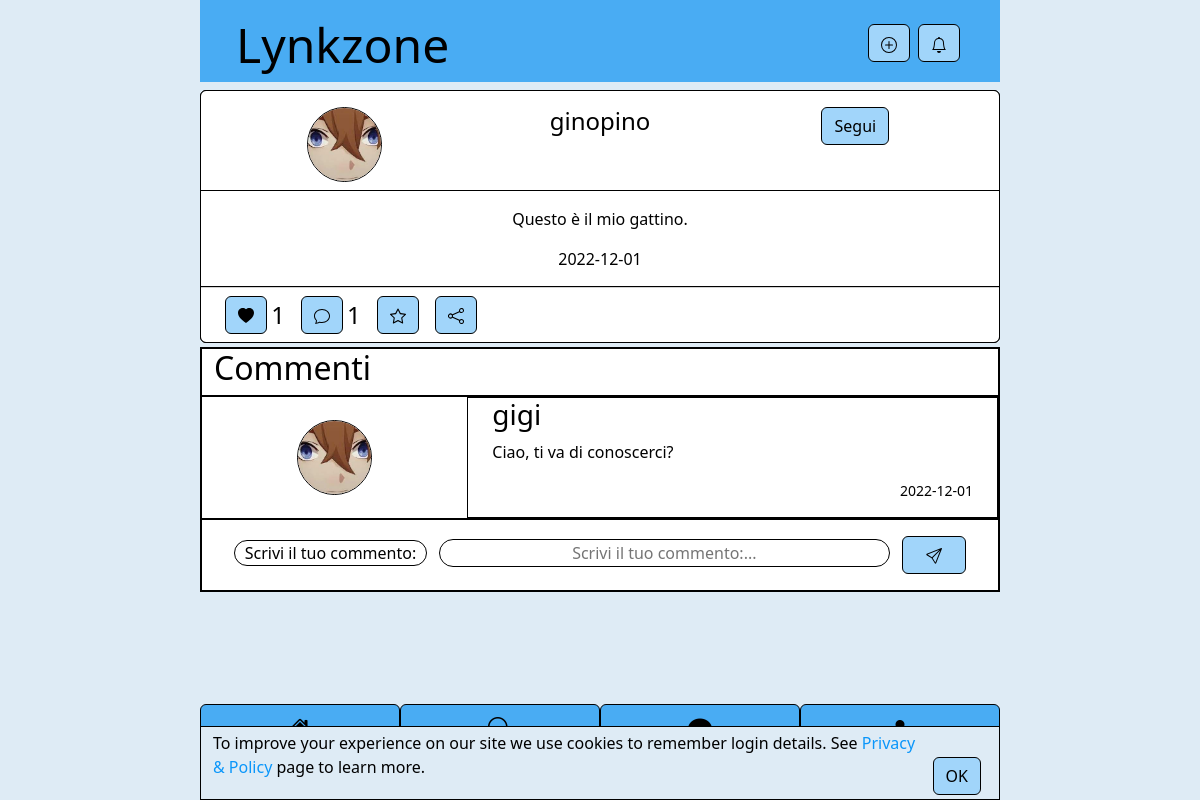
Page /src/post.php?postid=1 (signed in) on the committed database.
### tables this page shows
CREATE TABLE `posts` (
  `idPost` int(11) NOT NULL,
  `dataPost` date NOT NULL,
  `testo` varchar(2000) DEFAULT NULL,
  `numLike` int(11) NOT NULL DEFAULT 0,
  `numCommenti` int(11) NOT NULL DEFAULT 0,
  `idUser` int(11) NOT NULL
);

CREATE TABLE `commenti` (
  `idCommento` int(11) NOT NULL,
  `dataCommento` date NOT NULL,
  `testo` varchar(1000) NOT NULL,
  `idPost` int(11) NOT NULL,
  `idUtente` int(11) NOT NULL
);

CREATE TABLE `utenti` (
  `idUtente` int(11) NOT NULL,
  `username` varchar(30) NOT NULL,
  `pwd` varchar(512) NOT NULL,
  `email` varchar(320) NOT NULL,
  `descrizione` varchar(512),
  `dataDiNascita` date NOT NULL,
  `formatoFotoProfilo` varchar(6) NOT NULL,
  `codiceRecupero` varchar(256),
  `keepCon` varchar(256),
  `tema` enum('d','l') NOT NULL DEFAULT 'l',
  `lang` enum('it','en') NOT NULL DEFAULT 'it'
);

### DB/DatabaseHelper.php (called while the page is built, shortened)
<?php
require 'UserFunctions.php';
require 'PostFunctions.php';
class DatabaseHelper
{
    private $userFunctions;
    private $postFunctions;
    public function __construct($servername, $username, $password, $dbname)
    {
        $this->db = new mysqli($servername, $username, $password, $dbname);
        $this->userFunctions = new UserFunctions($this->db);
        $this->postFunctions = new PostFunctions($this->db);
    }
    public function getUserFunctionHandler()
    {
        return $this->userFunctions;
    }
    public function getPostFunctionHandler()
    {
        return $this->postFunctions;
    }
}
?>

### src/bootstrap.php (called while the page is built, shortened)
<?php
require_once('../db/DatabaseHelper.php');
$dbh = new DatabaseHelper('localhost', 'root', '', 'social_network');
?>

### DB/PostFunctions.php (called while the page is built, shortened)
<?php
class PostFunctions
{
    private $db;
    public function __construct($db)
    {
        $this->db = $db;
    }
    public function getPostData($id)
    {
        $stmt = $this->db->prepare("SELECT * FROM posts WHERE idPost=?");
        $stmt->bind_param("i", $id);
        $stmt->execute();
        $queryRes = $stmt->get_result();
        $res = $queryRes->fetch_all(MYSQLI_ASSOC);
        $numRes = count($res);
        return $numRes != 0 ? $res[0] : null;
    }
    public function getPostComments($postId)
    {
        $query = "SELECT dataCommento, testo, U.idUtente, username, formatoFotoProfilo
                    FROM commenti C
                    JOIN Utenti U ON C.idUtente = U.idUtente
                    WHERE idPost=?";
        $stmt = $this->db->prepare($query);
        $stmt->bind_param("i", $postId);
        $stmt->execute();
        $queryRes = $stmt->get_result();
        return $queryRes->fetch_all(MYSQLI_ASSOC);
    }
}
?>

### src/post.php (called while the page is built, shortened)
<?php
require_once 'bootstrap.php';
$post = $dbh->getPostFunctionHandler()->getPostData($_GET['postid']);
$user = $dbh->getUserFunctionHandler()->getUserData($post['idUser']);
$templateParams["comments"] = $dbh->getPostFunctionHandler()->getPostComments($_GET['postid']);
$post["fotoProfilo"] = UPLOAD_DIR.$user["idUtente"].'/profile.'.$user["formatoFotoProfilo"];
$post["fotoProfiloAlt"] = getProfilePicAlt($user["username"]);
$post["username"] = $user["username"];
$post["followedByMe"] = $dbh->getUserFunctionHandler()->isFollowedByMe($_SESSION["idUtente"],$user["idUtente"]);
$post["liked"] = $dbh->getPostFunctionHandler()->isPostLiked($_SESSION["idUtente"],$_GET['postid']);
$post["saved"] = $dbh->getPostFunctionHandler()->isPostSaved($_SESSION["idUtente"],$_GET['postid']);
$post["media"] = $dbh->getPostFunctionHandler()->getPostContents($_GET['postid']);
$post["mediaPath"] = UPLOAD_DIR.$user['idUtente'].'/'.$_GET['postid'].'/';
$post["isFull"] = true;
$post["isLoggedUserPost"] = $user['idUtente'] == $_SESSION['idUtente'];
$post["tags"] = $dbh->getPostFunctionHandler()->getPostTags($_GET['postid']);
$post["allLikesClickable"] = true;
$templateParams["posts"] = array($post);
require '../template/base.php';
?>

### DB/UserFunctions.php (called while the page is built, shortened)
<?php
class UserFunctions
{
    private $db;
    public function __construct($db)
    {
        $this->db = $db;
    }
    public function getUserData($idUser)
    {
        $query = "SELECT * FROM utenti WHERE idUtente=?";
        $stmt = $this->db->prepare($query);
        $stmt->bind_param('i', $idUser);
        $stmt->execute();
        $result = $stmt->get_result();
        return $result->num_rows > 0 ? $result->fetch_all(MYSQLI_ASSOC)[0] : null;
    }
}
?>

### lang/it.php (called while the page is built, shortened)
<?php
$lang["ppalt"] = "foto profilo di ";
$lang["Send"] = "Invia";
$lang["writeHere"] = "Scrivi qui";
$lang["image"] = "Immagine";
$lang["altText"] = "Testo alternativo";
$lang["for"] = " per ";
$lang["comments"] = "Commenti";
$lang["Follower"] = "Seguaci";
$lang["Followed"] = "Seguiti";
$lang["userFollowed"] = "Seguito";
$lang["userNotFollowed"] = "Segui";
$lang["Birthday"] = "Data di nascita";
$lang["ProfilePicture"] = "Foto profilo";
$lang["Repeat"] = "Ripeti";
$lang["VisitPage"] = "Visita profilo";
$lang["SearchType"] = "Seleziona cosa cerchi:";
$lang["Registration"] = "Registrazione";
$lang["settings"] = "Impostazioni";
$lang["postCreation"] = "Crea post";
$lang["notifications"] = "Notifiche";
$lang["newNotifications"] = "Nuove notifiche";
$lang["Search"] = "Cerca";
$lang["unreadMessages"] = "messaggi non letti";
$lang["Profile"] = "Profilo";
$lang["chat_textPlaceholder"] = "Scrivi qui per messaggiare...";
$lang["chat_startNewConversation"] = "Inizia una nuova conversazione";
$lang["chat_noFriends"] = "Cerca e segui i tuoi amici per iniziare una conversazione";
$lang["accountSetting_H2"] = "Impostazioni Account";
$lang["accountSetting_pplabel"] = "Foto Profilo";
$lang["accountSetting_namelabel"] = "Nome";
$lang["accountSetting_bdaylabel"] = "Data di nascita";
$lang["accountSetting_submitlabel"] = "Aggiorna";
$lang["accountSetting_changeThemeText"] = "Modifica tema";
$lang["accountSetting_changeLanguageText"] = "Modifica lingua";
$lang["accountSetting_chooseThemeText"] = "Scegli un tema";
$lang["accountSetting_chooseLanguageText"] = "Scegli una lingua";
$lang["accountSetting_modifyStoryText"] = "Modifica descrizione";
$lang["accountSetting_storyText"] = "Descrizione";
$lang["accountSetting_updatePassword"] = "Aggiorna Password";
$lang["accountSetting_removeAccount"] = "Cancella Account";
$lang["accountSetting_originalPasswordText"] = "Password originale";
$lang["accountSetting_newPasswordText"] = "Nuova Password";
$lang["accountSetting_rptPasswordText"] = "Ripeti Password";
$lang["accountSetting_confirmPasswordText"] = "Conferma Password";
$lang["accountSetting_wrongPasswordMsg"] = "Password errata!";
$lang["accountSetting_wrongEmailMsg"] = "Email già utilizzata!";
$lang["accountSetting_wrongUsernameMsg"] = "Username già utilizzato!";
$lang["accountSetting_accountRemovedText"] = "Account rimosso correttamente!";
$lang["accountSetting_profileSettingsTab"] = "Impostazione generale";
$lang["accountSetting_savedPostsTab"] = "Post salvati";
$lang["accountSetting_accountSettingsTab"] = "Account";
$lang["accountSetting_privacyTab"] = "Privacy & Policy";
$lang["post_writeComment"] = "Scrivi il tuo commento:";
$lang["post_readMore"] = "Espandi";
$lang["post_comment"] = "Commenta post";
$lang["post_saved"] = "Rimuovi post dai salvati";
$lang["post_notSaved"] = "Salva post";
$lang["post_remove"] = "Rimuovi post";
$lang["post_share"] = "Condividi post";
$lang["post_editPost"] = "Modifica";
?>

### template/post_template.php (the view, shortened to what this page needs)
<?php
foreach ($templateParams["posts"] as $postParams):
    ?>
    <div class="row">
        <article class="card p-0 col-12 col-md-8 mx-auto">
            <div class="card-header">
                <div class="row mt-2">
                    <div class="col-4"><a href="../src/profile.php?idUtente=<?php echo $postParams["idUser"]; ?>"> <img
                                class="img-fluid avatar" src="<?php echo $postParams["fotoProfilo"]; ?>"
                                alt="<?php echo $postParams["fotoProfiloAlt"]; ?>" /></a>
                    </div>
                    <div class="col-4">
                        <h2 style="font-size: x-large;">
                        <a href="profile.php?idUtente=<?php echo $postParams['idUser'] ?>">
                            <?php echo $postParams["username"]; ?>
                        </a>
                        </h2>
                    </div>
                    <div class="col-4">
                        <?php if (!$postParams["isLoggedUserPost"] && !isset($templateParams["dontShowFollowButton"] )): ?>
                            <button type="button" value="<?php echo $postParams["idUser"]; ?>" class="btn followButton<?php echo $postParams["idUser"]; ?>">
                                <?php echo $postParams["followedByMe"] ? $lang["userFollowed"] : $lang["userNotFollowed"]; ?>
                            </button>
                        <?php endif; ?>
                    </div>
                </div>
            </div>
            <div class="card-body">
                <p class="card-text">
                    <?php echo $postParams["testo"]; ?>
                </p>
                <p class="card-text">
                    <?php echo $postParams["dataPost"]; ?>
                </p>
            </div>
            <div class="card-footer">
                <ul class="nav nav-pills">
                    <li class="nav-item mx-2">
                        <button type="button" value="<?php echo $postParams["idPost"] ?>" class="btn likeButton">
                            <img src="<?php echo $postParams["liked"] ? "../imgs/icons/heart-fill.svg" : "../imgs/icons/heart.svg"; ?>"
                                alt="<?php echo $postParams["liked"] ? "Dislike post" : "Like post"; ?>" />
                        </button>
                        <span>
                            <?php if ($postParams['numLike'] > 0 && isset($postParams["allLikesClickable"])) : ?>
                                <a href="all_likes.php?idPost=<?php echo $postParams['idPost'];?>" alt=""><?php echo $postParams['numLike'];?></a>
                            <?php elseif($postParams['numLike'] > 0) : {
                                echo $postParams['numLike'];
                            }?>
                            <?php endif;?>
                        </span>
                    </li>
                    <li class="nav-item mx-2"> <button type="button" value="<?php echo $postParams["idPost"] ?>"
                            class="btn commentBtn">
                            <img src="../imgs/icons/chat.svg" alt="Commenta post" /></button>
                        <span>
                            <?php if ($postParams['numCommenti'] > 0) {
                                echo $postParams['numCommenti'];
                            } ?>
                        </span>
                    </li>
                    <li class="nav-item mx-2"> <button type="button" value="<?php echo $postParams["idPost"] ?>"
                            class="btn saveButton">
                            <img src="<?php echo $postParams["saved"] ? "../imgs/icons/star-fill.svg" : "../imgs/icons/star.svg"; ?>"
                                alt="<?php echo $postParams["saved"] ? $lang["post_saved"] : $lang["post_notSaved"]; ?>" /></button><span></span>
                    </li>
                    <li class="nav-item mx-2"> <button type="button" value="<?php echo $postParams["idPost"] ?>"
                            class="btn sharePostButton">
                            <img src="../imgs/icons/share.svg"
                                alt="<?php echo $lang["post_share"] ?>" /></button><span></span>
                    </li>
                </ul>
            </div>
        </article>
    </div>
    <?php
endforeach;
    ?>

### template/full_post.php (shortened to what this page needs)
<?php require 'post_template.php';?>
<div class="row">
<section id='comments' class="container-fluid p-0 overflow-hidden mx-auto col-12 col-md-8 mt-1">
    <div class="row text-start">
    <h2><?php echo $lang["comments"];?></h2>
    </div>
    <?php
    foreach($templateParams["comments"] as $comment):
    ?>
    <div class="row">
        <div class="col-4 my-auto">
          <a href="profile.php?idUtente=<?php echo $comment['idUtente'] ?>"><img class="img-fluid avatar my-auto" src="<?php echo UPLOAD_DIR.$comment['idUtente'].'/profile.'.$comment['formatoFotoProfilo']?>" alt="<?php echo getProfilePicAlt($comment['username']);?>"/></a>
        </div>
        <div class="row col-8 m-0 text-start">
            <h3><a href="profile.php?idUtente=<?php echo $comment['idUtente'] ?>"><?php echo $comment['username'];?></a></h3>
            <p><?php echo $comment['testo'];?></p>
            <p class="text-end small"><?php echo $comment['dataCommento'];?></p>
        </div>
    </div>
    <?php endforeach; ?>
    <div class="row py-3">
    <form action="#" method="GET">
    <label class="col-3 mx-1" for="userComment"><?php echo $lang["post_writeComment"];?></label>
    <input class="col-7 mx-1" type="text" id="userComment" placeholder="<?php echo $lang["post_writeComment"];?>..."/>
    <button class="col-1 mx-1 btn" id="commentsend<?php echo $_GET["postid"];?>" type="submit">
        <img src="../imgs/icons/send.svg" alt="<?php echo $lang["Send"];?>"/>
    </button>
    </form>
    </div>
</section>
</div>

### css/style.css (style rules this page uses)
:root { --colour-bck-nav: #49acf3; --colour-bck-base:white; --colour-bck-button:#A1D5FA; --colour-bck-form: white; --colour-bck-backside: #deebf5; --colour-bck-popup: white; --colour-font: black; --colour-border: black; --colour-hover:lightgreen; --search-resultbox-bck: white; --privacy-important-words-color:#a80000; }
html,body { height: 100%; }
body { background-color: var(--colour-bck-backside); }
section,.card { color: var(--colour-font); background-color: var(--colour-bck-base); border: 1px solid var(--colour-border) !important; }
.card-body,.card-header,.card-footer { color: var(--colour-font); background-color: var(--colour-bck-base); outline: 1px solid var(--colour-border) !important; }
.card-footer span { vertical-align: middle; }
form,input { color: var(--colour-font); }
label, input { background-color: var(--colour-bck-form); text-align: center; border-radius: 15px; border: 1px solid var(--colour-border); }
.btn { background-color: var(--colour-bck-button); box-shadow: none; border: 1px solid var(--colour-border) !important; color: var(--colour-font); }
a,p { text-decoration: none; color: var(--colour-font); }
h2 { color: var(--colour-font); }
.avatar { border: 1px solid var(--colour-border) !important; object-fit: cover; border-radius: 50%; width: 75px; height: 75px; }
span { font-size: 150%; color: var(--colour-font); }
.row { margin: 0; }
section#comments div { border: 1px solid var(--colour-border) !important; }
section#comments > div.row > div:first-child { border: none!important; }

### rows in the picture
posts: username "ginopino", testo "Questo è il mio gattino.", dataPost "2022-12-01", numLike "1", numCommenti "1"
commenti: idUtente.username "gigi", testo "Ciao, ti va di conoscerci?", dataCommento "2022-12-01"

### other values in the picture
$lang["comments"] "Commenti"
$lang["post_writeComment"] "Scrivi il tuo commento:"
